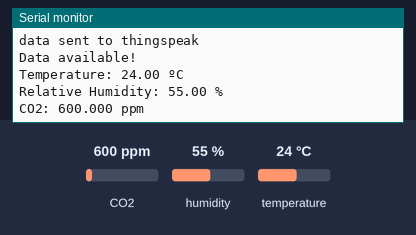
A sketch run on a simulated Arduino MKR. Shown: the last lines printed to the serial monitor. The inputs (shaded band) are chosen by the test bench; at power-on: CO2 600 ppm, humidity 55 %, temperature 24 °C. WiFi joins after 1.5 s; servers stay silent unless stated.

Above: at 7.6 s.
7.7 s: CO2 set to 452 ppm
At 7.92 s:
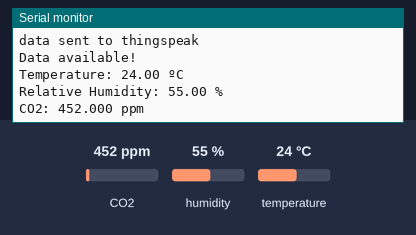
9.2 s: humidity set to 22 %
At 9.43 s:
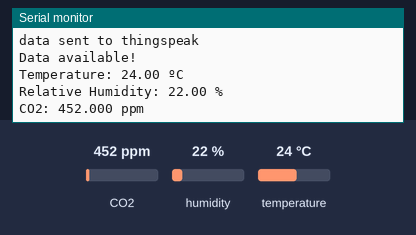
10.7 s: temperature set to 12 °C
At 10.94 s:
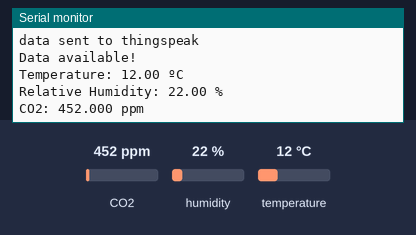

The sketch:

SCD30_to_thingspeak.ino
```cpp
//Trying to get wifi working
#include <WiFiNINA.h>               //include wifi library
#include "secrets.h"

#include <Adafruit_SCD30.h> // Basic demo for readings from Adafruit SCD30
#include "ThingSpeak.h"     //include thingspeak library - always include thingspeak header file after other header files and custom macros


//----------------Fill in your Wi-Fi / ThingSpeak Credentials-------
const String ssid = SECRET_SSID;                                 //The name of the Wi-Fi network you are connecting to
const String pass = SECRET_PASS;                             //Your WiFi network password

const long myChannelNumber = SECRET_CH_ID;                            //Your Thingspeak channel number
const char * myWriteAPIKey = SECRET_WRITE_APIKEY;                 //Your ThingSpeak Write API Key
//------------------------------------------------------------------

Adafruit_SCD30  scd30;

const unsigned long postingInterval = 20L * 1000L; //time, converted to seconds
String myStatus = "";

//Initialize Thingspeak values; global variables, device specific
int temp_C = scd30.temperature;
int RH = scd30.relative_humidity;
int CO2_ppm = scd30.CO2;

unsigned long lastUpdate = 0;
WiFiClient client;


void setup() {
  Serial.begin(115200);
  // while (!Serial) {
  //   delay(10);     // will pause Zero, Leonardo, etc until serial console opens
  // }

  // Try to initialize sensor!
  if (!scd30.begin()) {
    Serial.println("Failed to find SCD30 chip");
    while (1) {
      delay(10);
      }
  }
  Serial.println("SCD30 Found!");


 //Slow down the readings to reduce power usage
  if (!scd30.setMeasurementInterval(10)) {
    Serial.println("Failed to set measurement interval");
    while(1) {
      delay(10); //10 = 10 seconds
    }
  }

  Serial.print("Measurement interval: ");
  Serial.print(scd30.getMeasurementInterval());
  Serial.println(" seconds");

  /*** Restart continuous measurement with a pressure offset from 700 to 1400 millibar.
   * Giving no argument or setting the offset to 0 will disable offset correction
   */
  // if (!scd30.startContinuousMeasurement(15)){
  //   Serial.println("Failed to set ambient pressure offset");
  //   while(1){ delay(10);}
  // }
  Serial.print("Ambient pressure offset: ");
  Serial.print(scd30.getAmbientPressureOffset());
  Serial.println(" mBar");

  /*** Set an altitude offset in meters above sea level.
   * Offset value stored in non-volatile memory of SCD30.
   * Setting an altitude offset will override any pressure offset.
   */
  // if (!scd30.setAltitudeOffset(110)){
  //   Serial.println("Failed to set altitude offset");
  //   while(1){ delay(10);}
  // }
  Serial.print("Altitude offset: ");
  Serial.print(scd30.getAltitudeOffset());
  Serial.println(" meters");

  /*** Set a temperature offset in hundredths of a degree celcius.
   * Offset value stored in non-volatile memory of SCD30.
   */
  // if (!scd30.setTemperatureOffset(1984)){ // 19.84 degrees celcius
  //   Serial.println("Failed to set temperature offset");
  //   while(1){ delay(10);}
  // }
  Serial.print("Temperature offset: ");
  Serial.print((float)scd30.getTemperatureOffset()/100.0);
  Serial.println(" degrees C");

  /*** Force the sensor to recalibrate with the given reference value
   * from 400-2000 ppm. Writing a recalibration reference will overwrite
   * any previous self calibration values.
   * Reference value stored in non-volatile memory of SCD30.
   */
  // if (!scd30.forceRecalibrationWithReference(400)){
  //   Serial.println("Failed to force recalibration with reference");
  //   while(1) { delay(10); }
  // }
  Serial.print("Forced Recalibration reference: ");
  Serial.print(scd30.getForcedCalibrationReference());
  Serial.println(" ppm");

  /*** Enable or disable automatic self calibration (ASC).
   * Parameter stored in non-volatile memory of SCD30.
   * Enabling self calibration will override any previously set
   * forced calibration value.
   * ASC needs continuous operation with at least 1 hour
   * 400ppm CO2 concentration daily.
   */
  // if (!scd30.selfCalibrationEnabled(true)){
  //   Serial.println("Failed to enable or disable self calibration");
  //   while(1) { delay(10); }
  // }
  if (scd30.selfCalibrationEnabled()) {
    Serial.print("Self calibration enabled");
  } else {
    Serial.print("Self calibration disabled");
  }

  Serial.println("\n\n");
  myStatus = String("\n\n");
  ThingSpeak.setStatus(myStatus);


  // check for the WiFi module:
  if (WiFi.status() == WL_NO_MODULE) {
    Serial.println("Communication with WiFi module failed!");
      myStatus = String("Communication with WiFi module failed!");
      ThingSpeak.setStatus(myStatus);
    // don't continue
    while (true);
  }

  String fv = WiFi.firmwareVersion();
  if (fv != "1.0.0") {
    Serial.println("Please upgrade the firmware");
  }

  ThingSpeak.begin(client);  //Initialize ThingSpeak
}

void loop() {


 // Connect or reconnect to WiFi
    if(WiFi.status() != WL_CONNECTED){
    Serial.print("Attempting to connect to SSID: ");
    Serial.println(SECRET_SSID);
    while(WiFi.status() != WL_CONNECTED){
      WiFi.begin(SECRET_SSID); // Connect to WPA/WPA2 network. Change this line if using open or WEP network
      Serial.print(".");
      delay(5000);
    }
    Serial.println("\nConnected.");
    myStatus = String("Wifi \nConnected.");
      ThingSpeak.setStatus(myStatus);
  }

  // figure out the status message
  //if(number1 > number2){
    //myStatus = String("");
 // }
  //else if(number1 < number2){
    //myStatus = String("field1 is less than field2");
  //}
  //else{
    //myStatus = String("field1 equals field2");
  //}


  // set the status
  //ThingSpeak.setStatus(myStatus);


  if (scd30.dataReady()){
    Serial.println("Data available!");
    myStatus = String("SCD30 Data available");
    ThingSpeak.setStatus(myStatus);
    if (!scd30.read()) {
      Serial.println("Error reading sensor data");
      return;
    }

    Serial.print("Temperature: ");
    Serial.print(scd30.temperature);
    Serial.println(" ºC");
    temp_C = scd30.temperature;

    Serial.print("Relative Humidity: ");
    Serial.print(scd30.relative_humidity);
    Serial.println(" %");
    RH = scd30.relative_humidity;

    Serial.print("CO2: ");
    Serial.print(scd30.CO2, 3);
    Serial.println(" ppm");
    Serial.println("");
    CO2_ppm = scd30.CO2;

  }


    // set the fields with the values
    ThingSpeak.setField(1, temp_C);
    ThingSpeak.setField(2, RH);
    ThingSpeak.setField(3, CO2_ppm);

    //write to thingspeak channel
    int x = ThingSpeak.writeFields(myChannelNumber, myWriteAPIKey);
    if(x == 200) {
      Serial.println("data sent to thingspeak");
      myStatus = String("All is well");
      ThingSpeak.setStatus(myStatus);

    } else{
      Serial.println("Problem updating channel. HTTP error code" + String(x));
      myStatus = String("Problem updating channel. HTTP error code" + String(x));
      ThingSpeak.setStatus(myStatus);
    }
  }
```

secrets.h
```cpp
// Use this file to store all of the private credentials
// and connection details

#define SECRET_SSID "UD Devices"		// replace MySSID with your WiFi network name
#define SECRET_PASS ""	// replace MyPassword with your WiFi password

#define SECRET_CH_ID 2349041			// replace 0000000 with your channel number
#define SECRET_WRITE_APIKEY "YGJD9DWOQO499STB"   // replace XYZ with your channel write API Key
#define SECRET_READ_APIKEY "M3WSO2HOZZR8P1EC"
```

Measured:
- after the input at 7.7 s, the serial monitor: prints a new line at once (image 1)
- after the input at 9.2 s, the serial monitor: prints a new line at once (image 2)
- after the input at 10.7 s, the serial monitor: prints a new line at once (image 3)
